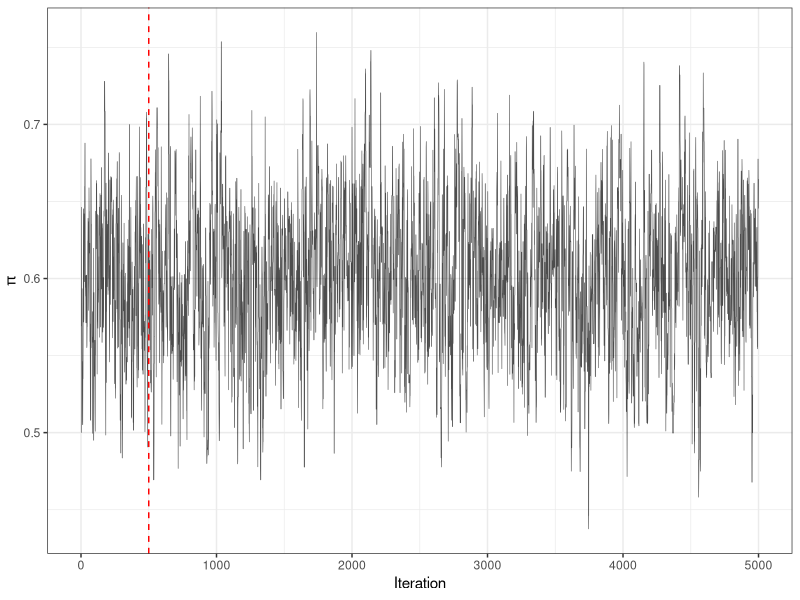

R code for this plot:
## ---- chunk 1
#| code-fold: show
#| label: exm-mc-bernoulli-code
set.seed(42)
n_obs <- 91L
r_obs <- 55L
a_post <- 1L + r_obs
b_post <- 1L + n_obs - r_obs
M <- 5000L
pi_mc <- rbeta(n = M, shape1 = a_post, shape2 = b_post)
round(c(
  exact_mean  = a_post / (a_post + b_post),
  mc_mean     = mean(pi_mc),
  exact_lower = qbeta(0.025, a_post, b_post),
  mc_lower    = unname(quantile(pi_mc, 0.025)),
  exact_upper = qbeta(0.975, a_post, b_post),
  mc_upper    = unname(quantile(pi_mc, 0.975))
), 4)
## ---- chunk 2
#| code-fold: show
#| label: exm-mh-bernoulli-code
log_post_unnorm <- function(pi, r, n) {
  if (pi <= 0 || pi >= 1) return(-Inf)
  r * log(pi) + (n - r) * log(1 - pi)
}

mh_bernoulli <- function(n_iter, r, n, pi_init = 0.5, sigma = 0.05) {
  chain <- numeric(n_iter)
  chain[1] <- pi_init
  for (i in seq(2, n_iter)) {
    pi_curr <- chain[i - 1]
    pi_prop <- pi_curr + rnorm(1, sd = sigma)
    log_alpha <- log_post_unnorm(pi_prop, r, n) -
      log_post_unnorm(pi_curr, r, n)
    chain[i] <- if (log(runif(1)) < log_alpha) pi_prop else pi_curr
  }
  chain
}

set.seed(1)
mh_chain <- mh_bernoulli(n_iter = 5000L, r = 55L, n = 91L)
## ---- chunk 3
#| code-fold: show
#| label: fig-trace-mh
#| fig-cap: "MH chain trace plot; dashed line marks end of burn-in."
library(ggplot2)
burnin <- 500L
df_chain <- data.frame(iteration = seq_along(mh_chain), pi = mh_chain)
ggplot(df_chain, aes(x = iteration, y = pi)) +
  geom_line(linewidth = 0.2, alpha = 0.7) +
  geom_vline(xintercept = burnin, linetype = "dashed", colour = "red") +
  labs(x = "Iteration", y = expression(pi)) +
  theme_bw()
## ---- chunk 4
#| code-fold: show
#| label: exm-post-summary-mh-code
post_chain <- mh_chain[seq(burnin + 1L, length(mh_chain))]
round(c(
  mean  = mean(post_chain),
  lower = unname(quantile(post_chain, 0.025)),
  upper = unname(quantile(post_chain, 0.975))
), 4)
